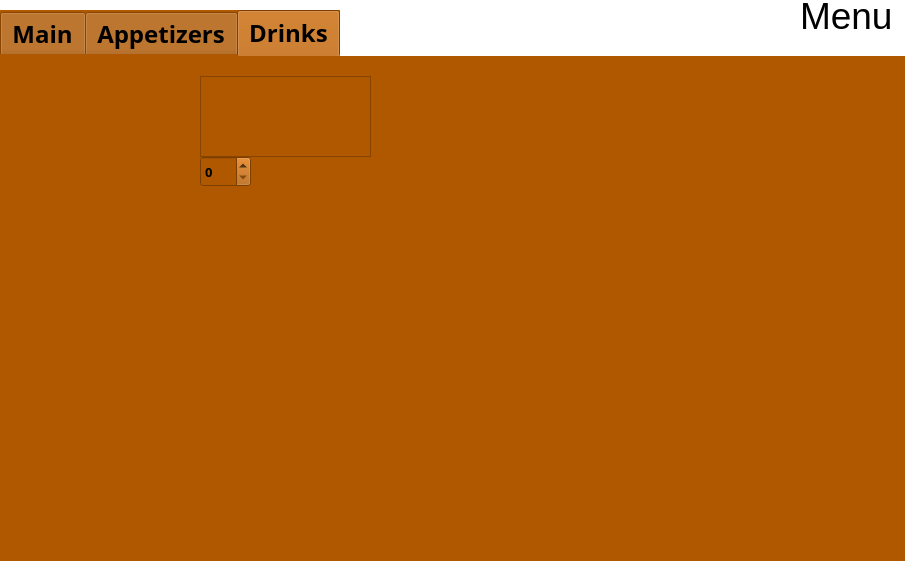
<?xml version="1.0" encoding="UTF-8"?>
<ui version="4.0">
 <class>surferView</class>
 <widget class="QWidget" name="surferView">
  <property name="geometry">
   <rect>
    <x>0</x>
    <y>0</y>
    <width>905</width>
    <height>581</height>
   </rect>
  </property>
  <property name="windowTitle">
   <string>Form</string>
  </property>
  <property name="styleSheet">
   <string notr="true">background-color: rgb(255, 255, 255);</string>
  </property>
  <widget class="QTabWidget" name="food1">
   <property name="geometry">
    <rect>
     <x>0</x>
     <y>10</y>
     <width>911</width>
     <height>551</height>
    </rect>
   </property>
   <property name="font">
    <font>
     <family>Arial Rounded MT Bold</family>
     <pointsize>18</pointsize>
     <bold>true</bold>
    </font>
   </property>
   <property name="mouseTracking">
    <bool>true</bool>
   </property>
   <property name="tabletTracking">
    <bool>true</bool>
   </property>
   <property name="styleSheet">
    <string notr="true">background-color: rgb(240, 205, 123);
background-color: rgb(224, 112, 0);
background-color: rgb(137, 206, 0);
background-color: rgb(85, 255, 255);
border-right-color: rgb(255, 198, 84);
selection-color: rgb(170, 170, 127);
border-color: rgb(255, 204, 74);
background-color: rgb(170, 255, 127);
background-color: rgb(239, 120, 0);
background-color: rgb(226, 113, 0);
background-color: rgb(175, 88, 0);</string>
   </property>
   <property name="currentIndex">
    <number>2</number>
   </property>
   <widget class="QWidget" name="tab">
    <attribute name="title">
     <string>Main</string>
    </attribute>
    <widget class="QTextBrowser" name="food11">
     <property name="geometry">
      <rect>
       <x>190</x>
       <y>20</y>
       <width>171</width>
       <height>101</height>
      </rect>
     </property>
     <property name="font">
      <font>
       <family>Arial Rounded MT Bold</family>
       <pointsize>10</pointsize>
      </font>
     </property>
     <property name="autoFillBackground">
      <bool>true</bool>
     </property>
     <property name="styleSheet">
      <string notr="true"/>
     </property>
     <property name="lineWidth">
      <number>0</number>
     </property>
    </widget>
    <widget class="QSpinBox" name="food11c">
     <property name="geometry">
      <rect>
       <x>190</x>
       <y>120</y>
       <width>51</width>
       <height>31</height>
      </rect>
     </property>
     <property name="font">
      <font>
       <family>Arial Rounded MT Bold</family>
       <pointsize>10</pointsize>
       <bold>true</bold>
      </font>
     </property>
    </widget>
    <widget class="QTextBrowser" name="food12">
     <property name="geometry">
      <rect>
       <x>190</x>
       <y>160</y>
       <width>171</width>
       <height>111</height>
      </rect>
     </property>
     <property name="font">
      <font>
       <pointsize>10</pointsize>
      </font>
     </property>
     <property name="autoFillBackground">
      <bool>true</bool>
     </property>
    </widget>
    <widget class="QSpinBox" name="food12c">
     <property name="geometry">
      <rect>
       <x>190</x>
       <y>270</y>
       <width>51</width>
       <height>31</height>
      </rect>
     </property>
     <property name="font">
      <font>
       <pointsize>10</pointsize>
      </font>
     </property>
    </widget>
    <widget class="QTextBrowser" name="food13">
     <property name="geometry">
      <rect>
       <x>580</x>
       <y>20</y>
       <width>171</width>
       <height>101</height>
      </rect>
     </property>
     <property name="font">
      <font>
       <pointsize>10</pointsize>
      </font>
     </property>
     <property name="autoFillBackground">
      <bool>true</bool>
     </property>
    </widget>
    <widget class="QSpinBox" name="food13c">
     <property name="geometry">
      <rect>
       <x>580</x>
       <y>120</y>
       <width>51</width>
       <height>31</height>
      </rect>
     </property>
     <property name="font">
      <font>
       <pointsize>10</pointsize>
      </font>
     </property>
    </widget>
    <widget class="QTextBrowser" name="food14">
     <property name="geometry">
      <rect>
       <x>580</x>
       <y>160</y>
       <width>171</width>
       <height>111</height>
      </rect>
     </property>
     <property name="font">
      <font>
       <pointsize>10</pointsize>
      </font>
     </property>
     <property name="autoFillBackground">
      <bool>true</bool>
     </property>
    </widget>
    <widget class="QSpinBox" name="food14c">
     <property name="geometry">
      <rect>
       <x>580</x>
       <y>270</y>
       <width>51</width>
       <height>31</height>
      </rect>
     </property>
     <property name="font">
      <font>
       <pointsize>10</pointsize>
      </font>
     </property>
    </widget>
    <widget class="QPushButton" name="pushButton_4">
     <property name="geometry">
      <rect>
       <x>20</x>
       <y>430</y>
       <width>101</width>
       <height>41</height>
      </rect>
     </property>
     <property name="font">
      <font>
       <family>Arial Rounded MT Bold</family>
       <pointsize>16</pointsize>
      </font>
     </property>
     <property name="styleSheet">
      <string notr="true">background-color: rgb(255, 157, 19);
background-color: rgb(255, 255, 255);
background-color: rgb(255, 255, 255);
background-color: rgb(255, 255, 255);</string>
     </property>
     <property name="text">
      <string>back</string>
     </property>
    </widget>
    <widget class="QLabel" name="label_3">
     <property name="geometry">
      <rect>
       <x>10</x>
       <y>10</y>
       <width>171</width>
       <height>111</height>
      </rect>
     </property>
     <property name="text">
      <string/>
     </property>
     <property name="pixmap">
      <pixmap resource="pic.qrc">:/chaofan.jpg</pixmap>
     </property>
     <property name="scaledContents">
      <bool>true</bool>
     </property>
    </widget>
    <widget class="QLabel" name="label_4">
     <property name="geometry">
      <rect>
       <x>400</x>
       <y>10</y>
       <width>171</width>
       <height>111</height>
      </rect>
     </property>
     <property name="text">
      <string/>
     </property>
     <property name="pixmap">
      <pixmap resource="pic.qrc">:/chaofen.jpeg</pixmap>
     </property>
     <property name="scaledContents">
      <bool>true</bool>
     </property>
    </widget>
    <widget class="QLabel" name="label_5">
     <property name="geometry">
      <rect>
       <x>10</x>
       <y>160</y>
       <width>171</width>
       <height>111</height>
      </rect>
     </property>
     <property name="text">
      <string/>
     </property>
     <property name="pixmap">
      <pixmap resource="pic.qrc">:/jiaozi.jpg</pixmap>
     </property>
     <property name="scaledContents">
      <bool>true</bool>
     </property>
    </widget>
    <widget class="QLabel" name="label_6">
     <property name="geometry">
      <rect>
       <x>400</x>
       <y>160</y>
       <width>171</width>
       <height>111</height>
      </rect>
     </property>
     <property name="text">
      <string/>
     </property>
     <property name="pixmap">
      <pixmap resource="pic.qrc">:/tofu.jpeg</pixmap>
     </property>
     <property name="scaledContents">
      <bool>true</bool>
     </property>
    </widget>
   </widget>
   <widget class="QWidget" name="tab_2">
    <attribute name="title">
     <string>Appetizers</string>
    </attribute>
    <widget class="QTextBrowser" name="food16">
     <property name="geometry">
      <rect>
       <x>190</x>
       <y>20</y>
       <width>171</width>
       <height>111</height>
      </rect>
     </property>
     <property name="font">
      <font>
       <family>Arial Rounded MT Bold</family>
       <pointsize>10</pointsize>
      </font>
     </property>
     <property name="autoFillBackground">
      <bool>true</bool>
     </property>
     <property name="styleSheet">
      <string notr="true">border-color: rgb(255, 255, 255);</string>
     </property>
    </widget>
    <widget class="QSpinBox" name="food16c">
     <property name="geometry">
      <rect>
       <x>190</x>
       <y>130</y>
       <width>51</width>
       <height>31</height>
      </rect>
     </property>
     <property name="font">
      <font>
       <family>Arial Rounded MT Bold</family>
       <pointsize>10</pointsize>
       <bold>true</bold>
      </font>
     </property>
    </widget>
    <widget class="QLabel" name="label_2">
     <property name="geometry">
      <rect>
       <x>20</x>
       <y>20</y>
       <width>161</width>
       <height>111</height>
      </rect>
     </property>
     <property name="text">
      <string/>
     </property>
     <property name="pixmap">
      <pixmap resource="pic.qrc">:/vegieSoup.jpg</pixmap>
     </property>
     <property name="scaledContents">
      <bool>true</bool>
     </property>
    </widget>
   </widget>
   <widget class="QWidget" name="tab_3">
    <attribute name="title">
     <string>Drinks</string>
    </attribute>
    <widget class="QTextBrowser" name="food15">
     <property name="geometry">
      <rect>
       <x>200</x>
       <y>20</y>
       <width>171</width>
       <height>81</height>
      </rect>
     </property>
     <property name="font">
      <font>
       <family>Arial Rounded MT Bold</family>
       <pointsize>10</pointsize>
      </font>
     </property>
     <property name="autoFillBackground">
      <bool>true</bool>
     </property>
     <property name="styleSheet">
      <string notr="true"/>
     </property>
     <property name="lineWidth">
      <number>0</number>
     </property>
     <property name="html">
      <string>&lt;!DOCTYPE HTML PUBLIC &quot;-//W3C//DTD HTML 4.0//EN&quot; &quot;http://www.w3.org/TR/REC-html40/strict.dtd&quot;&gt;
&lt;html&gt;&lt;head&gt;&lt;meta name=&quot;qrichtext&quot; content=&quot;1&quot; /&gt;&lt;meta charset=&quot;utf-8&quot; /&gt;&lt;style type=&quot;text/css&quot;&gt;
p, li { white-space: pre-wrap; }
hr { height: 1px; border-width: 0; }
li.unchecked::marker { content: &quot;\2610&quot;; }
li.checked::marker { content: &quot;\2612&quot;; }
&lt;/style&gt;&lt;/head&gt;&lt;body style=&quot; font-family:'Arial Rounded MT Bold'; font-size:10pt; font-weight:400; font-style:normal;&quot;&gt;
&lt;p style=&quot;-qt-paragraph-type:empty; margin-top:0px; margin-bottom:0px; margin-left:0px; margin-right:0px; -qt-block-indent:0; text-indent:0px;&quot;&gt;&lt;br /&gt;&lt;/p&gt;&lt;/body&gt;&lt;/html&gt;</string>
     </property>
    </widget>
    <widget class="QLabel" name="label_7">
     <property name="geometry">
      <rect>
       <x>20</x>
       <y>20</y>
       <width>171</width>
       <height>81</height>
      </rect>
     </property>
     <property name="text">
      <string/>
     </property>
     <property name="pixmap">
      <pixmap resource="pic.qrc">:/drinks.jpeg</pixmap>
     </property>
     <property name="scaledContents">
      <bool>true</bool>
     </property>
    </widget>
    <widget class="QSpinBox" name="food15_c">
     <property name="geometry">
      <rect>
       <x>200</x>
       <y>100</y>
       <width>51</width>
       <height>31</height>
      </rect>
     </property>
     <property name="font">
      <font>
       <family>Arial Rounded MT Bold</family>
       <pointsize>10</pointsize>
       <bold>true</bold>
      </font>
     </property>
    </widget>
   </widget>
  </widget>
  <widget class="QLabel" name="label">
   <property name="geometry">
    <rect>
     <x>800</x>
     <y>-10</y>
     <width>101</width>
     <height>51</height>
    </rect>
   </property>
   <property name="font">
    <font>
     <family>Segoe UI</family>
     <pointsize>28</pointsize>
     <italic>false</italic>
     <bold>false</bold>
    </font>
   </property>
   <property name="styleSheet">
    <string notr="true">color: rgb(0, 0, 0);
font: 11pt &quot;Segoe UI&quot;;
font: 48pt &quot;Segoe UI&quot;;
font: 28pt &quot;Segoe UI&quot;;</string>
   </property>
   <property name="text">
    <string>Menu</string>
   </property>
  </widget>
 </widget>
 <resources>
  <include location="pic.qrc"/>
 </resources>
 <connections/>
</ui>
